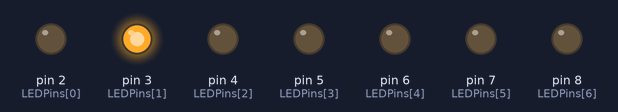
The sketch below on a simulated Arduino Uno, built with avr-gcc and run on an emulated ATmega328P. Parts: output pins drawn as LEDs (lit = HIGH).

Above: at 0.02 s.
At 0.43 s:
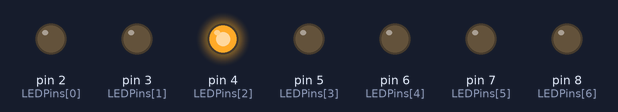
At 0.78 s:
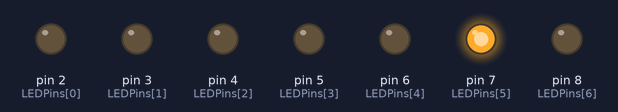
At 1.45 s:
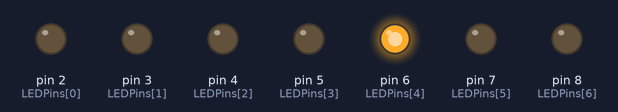
At 2.21 s:
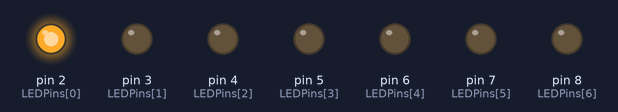
At 2.92 s:
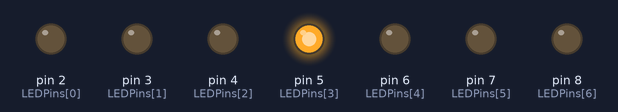
Timing chart, 0 to 3.2 s (numbered marks = the images above):
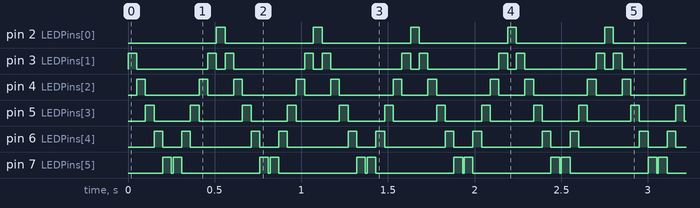

The sketch:

Larson_Scanner_Programming.ino
```cpp
/*
  Aleia Knight
  Larson Scanner
  Turns on an LED on for one second, then off for one second, repeatedly.
*/

int LEDOn;
int LEDPins[7] = {2, 3, 4, 5, 6, 7, 8};

void setup()
{
for( int i=0; i < 7; i++)
{
  pinMode (LEDPins[i], OUTPUT);
}

  LEDOn = 2;
}

void loop()
{
   for(int i = 1; i < 6; i++)
   {
     digitalWrite(LEDPins[i],  HIGH);
     delay(50);
     digitalWrite(LEDPins[i], LOW);
   }
   delay(10);


   for(int i = 5; i >= 0; i--)
   {
     digitalWrite(LEDPins[i],  HIGH);
     delay(50);
     digitalWrite(LEDPins[i], LOW);
   }

}
```

Measured:
- by itself, pin 2 (LEDPins[0]): alternates HIGH for 0.05 s and LOW for 0.51 s
- by itself, pin 3 (LEDPins[1]): repeats every 0.56 s: LOW 0.41 s, HIGH 0.05 s, LOW 0.05 s, HIGH 0.05 s
- by itself, pin 4 (LEDPins[2]): repeats every 0.56 s: LOW 0.31 s, HIGH 0.05 s, LOW 0.15 s, HIGH 0.05 s
- by itself, pin 5 (LEDPins[3]): alternates HIGH for 0.05 s and LOW for 0.23 s
- by itself, pin 6 (LEDPins[4]): repeats every 0.56 s: LOW 0.11 s, HIGH 0.05 s, LOW 0.35 s, HIGH 0.05 s
- by itself, pin 7 (LEDPins[5]): repeats every 0.56 s: LOW 0.01 s, HIGH 0.05 s, LOW 0.45 s, HIGH 0.05 s
